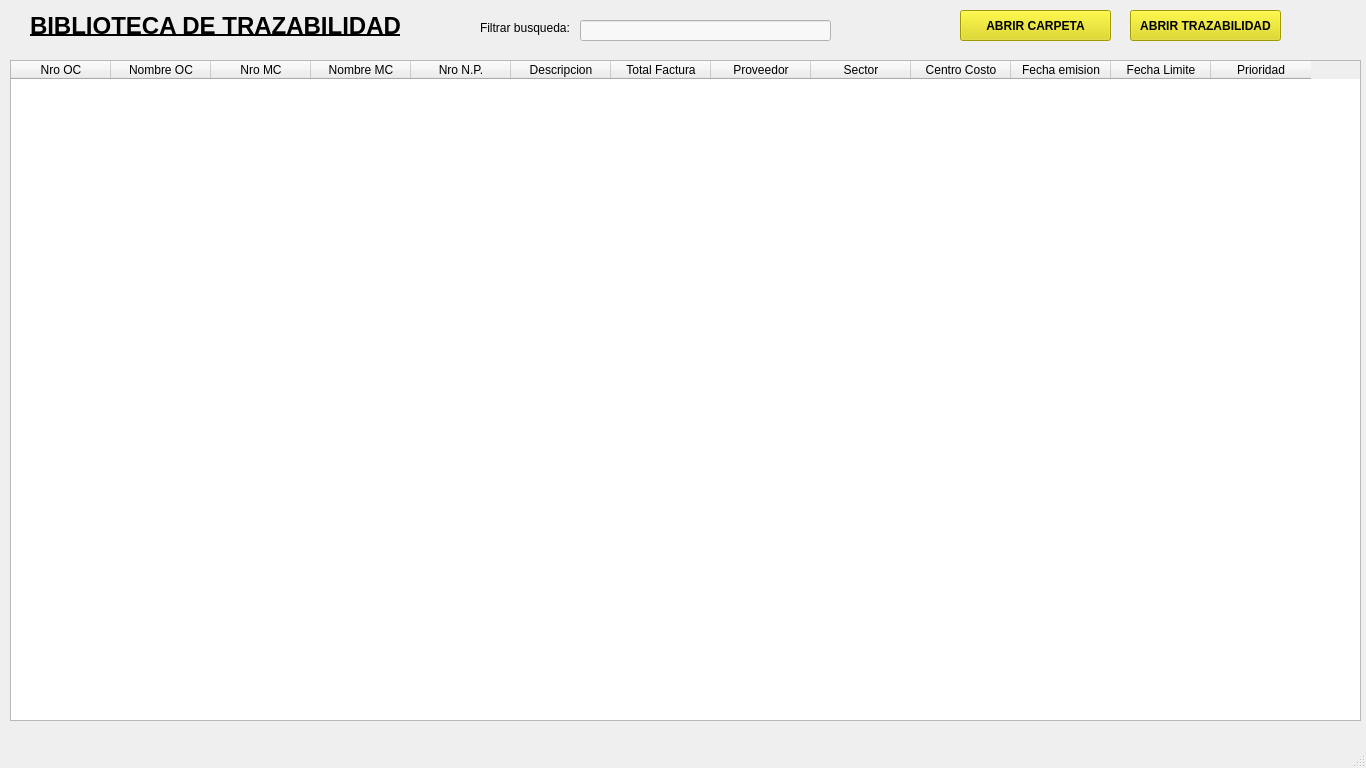
<?xml version="1.0" encoding="UTF-8"?>
<ui version="4.0">
 <class>pantallaBibliotecaTrazabilidad</class>
 <widget class="QMainWindow" name="pantallaBibliotecaTrazabilidad">
  <property name="geometry">
   <rect>
    <x>0</x>
    <y>0</y>
    <width>1366</width>
    <height>768</height>
   </rect>
  </property>
  <property name="minimumSize">
   <size>
    <width>800</width>
    <height>600</height>
   </size>
  </property>
  <property name="maximumSize">
   <size>
    <width>1366</width>
    <height>768</height>
   </size>
  </property>
  <property name="windowTitle">
   <string>Biblioteca Trazabilidad</string>
  </property>
  <widget class="QWidget" name="centralwidget">
   <widget class="QLabel" name="label_3">
    <property name="geometry">
     <rect>
      <x>480</x>
      <y>20</y>
      <width>91</width>
      <height>16</height>
     </rect>
    </property>
    <property name="text">
     <string>Filtrar busqueda:</string>
    </property>
   </widget>
   <widget class="QLabel" name="label_2">
    <property name="geometry">
     <rect>
      <x>30</x>
      <y>0</y>
      <width>371</width>
      <height>51</height>
     </rect>
    </property>
    <property name="font">
     <font>
      <pointsize>18</pointsize>
      <bold>true</bold>
      <underline>true</underline>
     </font>
    </property>
    <property name="text">
     <string>BIBLIOTECA DE TRAZABILIDAD</string>
    </property>
   </widget>
   <widget class="QLineEdit" name="txtBuscadorHistorial">
    <property name="geometry">
     <rect>
      <x>580</x>
      <y>20</y>
      <width>251</width>
      <height>21</height>
     </rect>
    </property>
    <property name="styleSheet">
     <string notr="true">background-color: rgb(248, 248, 248);</string>
    </property>
   </widget>
   <widget class="QLabel" name="label">
    <property name="geometry">
     <rect>
      <x>0</x>
      <y>0</y>
      <width>191</width>
      <height>51</height>
     </rect>
    </property>
    <property name="text">
     <string/>
    </property>
    <property name="pixmap">
     <pixmap>:/xy/logo.jpg</pixmap>
    </property>
    <property name="scaledContents">
     <bool>true</bool>
    </property>
   </widget>
   <widget class="QTableWidget" name="tablaNP_OCBiblioteca">
    <property name="geometry">
     <rect>
      <x>10</x>
      <y>60</y>
      <width>1351</width>
      <height>661</height>
     </rect>
    </property>
    <property name="styleSheet">
     <string notr="true"/>
    </property>
    <column>
     <property name="text">
      <string>Nro OC</string>
     </property>
    </column>
    <column>
     <property name="text">
      <string>Nombre OC</string>
     </property>
    </column>
    <column>
     <property name="text">
      <string>Nro MC</string>
     </property>
    </column>
    <column>
     <property name="text">
      <string>Nombre MC</string>
     </property>
    </column>
    <column>
     <property name="text">
      <string>Nro N.P.</string>
     </property>
    </column>
    <column>
     <property name="text">
      <string>Descripcion</string>
     </property>
    </column>
    <column>
     <property name="text">
      <string>Total Factura</string>
     </property>
    </column>
    <column>
     <property name="text">
      <string>Proveedor</string>
     </property>
    </column>
    <column>
     <property name="text">
      <string>Sector</string>
     </property>
    </column>
    <column>
     <property name="text">
      <string>Centro Costo</string>
     </property>
    </column>
    <column>
     <property name="text">
      <string>Fecha emision</string>
     </property>
    </column>
    <column>
     <property name="text">
      <string>Fecha Limite</string>
     </property>
    </column>
    <column>
     <property name="text">
      <string>Prioridad</string>
     </property>
    </column>
   </widget>
   <widget class="QPushButton" name="btnAbrirCarpetaSistema">
    <property name="geometry">
     <rect>
      <x>960</x>
      <y>10</y>
      <width>151</width>
      <height>31</height>
     </rect>
    </property>
    <property name="font">
     <font>
      <bold>true</bold>
     </font>
    </property>
    <property name="styleSheet">
     <string notr="true">color: rgb(0, 0, 0);
background-color: rgb(223, 216, 3);</string>
    </property>
    <property name="text">
     <string>ABRIR CARPETA</string>
    </property>
   </widget>
   <widget class="QPushButton" name="btnAbrirTrazabilidad">
    <property name="geometry">
     <rect>
      <x>1130</x>
      <y>10</y>
      <width>151</width>
      <height>31</height>
     </rect>
    </property>
    <property name="font">
     <font>
      <bold>true</bold>
     </font>
    </property>
    <property name="styleSheet">
     <string notr="true">color: rgb(0, 0, 0);
background-color: rgb(223, 216, 3);</string>
    </property>
    <property name="text">
     <string>ABRIR TRAZABILIDAD</string>
    </property>
   </widget>
  </widget>
  <widget class="QMenuBar" name="menubar">
   <property name="geometry">
    <rect>
     <x>0</x>
     <y>0</y>
     <width>1366</width>
     <height>22</height>
    </rect>
   </property>
  </widget>
  <widget class="QStatusBar" name="statusbar"/>
 </widget>
 <resources>
  <include location="../CopiaDemoSuCredito/DemoSuCredito/GUI/img/imagenes.qrc"/>
  <include location="../CopiaDemoSuCredito/DemoSuCredito/Demo SuCredito_Ezequiel/DemoSuCredito/DemoSuCredito/img/imagenes.qrc"/>
 </resources>
 <connections/>
</ui>
